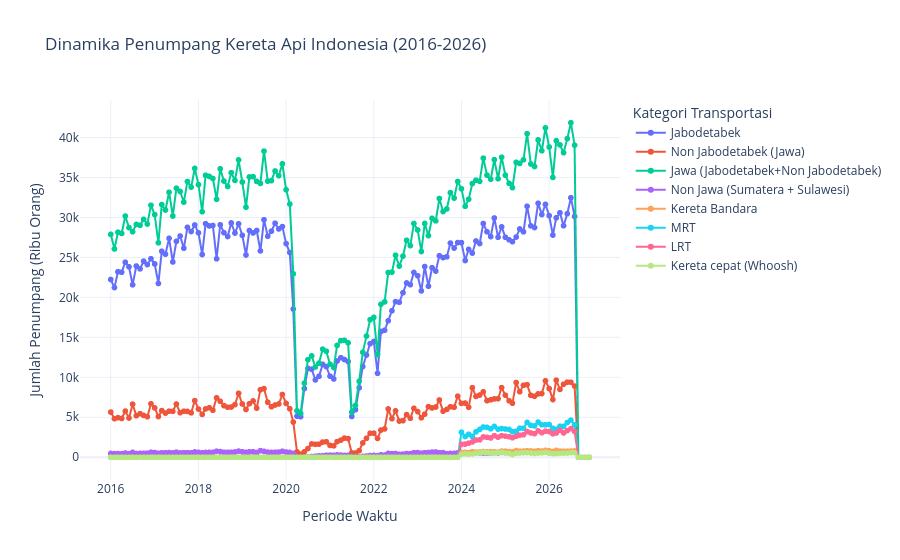

Notebook code cell kept with this figure:
### Code cell
import plotly.express as px
data_utama = data_utama.sort_values('Tanggal')

fig = px.line(
    data_utama[~data_utama['Kategori'].isin(['Total'])],
    x='Tanggal',
    y='Jumlah Penumpang',
    color='Kategori',
    title='Dinamika Penumpang Kereta Api Indonesia (2016-2026)',
    labels={
        'Jumlah Penumpang': 'Jumlah Penumpang (Ribu Orang)',
        'Tanggal': 'Periode Waktu',
    },
    template='plotly_white',
)

fig.update_traces(mode='lines+markers', hovertemplate='%{x}<br>%{y:.0f} ribu')
fig.update_layout(
    hovermode='x unified',
    legend_title_text='Kategori Transportasi',
    font=dict(size=12),
)

fig.show()

### Figure 1 — Plotly figure (JSON) as saved in the notebook; plotly's stock layout.template omitted (floating-point values rounded to 4 significant figures; data arrays with more than 128 entries replaced by an {"elided": "..."} marker saying what was removed)
{"data": [{"hovertemplate": "%{x}<br>%{y:.0f} ribu", "legendgroup": "Jabodetabek", "line": {"color": "#636efa", "dash": "solid"}, "marker": {"symbol": "circle"}, "mode": "lines+markers", "name": "Jabodetabek", "showlegend": true, "type": "scattergl", "x": {"elided": "132 str values"}, "xaxis": "x", "y": {"elided": "132 int values"}, "yaxis": "y"}, {"hovertemplate": "%{x}<br>%{y:.0f} ribu", "legendgroup": "Non Jabodetabek (Jawa)", "line": {"color": "#EF553B", "dash": "solid"}, "marker": {"symbol": "circle"}, "mode": "lines+markers", "name": "Non Jabodetabek (Jawa)", "showlegend": true, "type": "scattergl", "x": {"elided": "132 str values"}, "xaxis": "x", "y": {"elided": "132 int values"}, "yaxis": "y"}, {"hovertemplate": "%{x}<br>%{y:.0f} ribu", "legendgroup": "Jawa (Jabodetabek+Non Jabodetabek)", "line": {"color": "#00cc96", "dash": "solid"}, "marker": {"symbol": "circle"}, "mode": "lines+markers", "name": "Jawa (Jabodetabek+Non Jabodetabek)", "showlegend": true, "type": "scattergl", "x": {"elided": "132 str values"}, "xaxis": "x", "y": {"elided": "132 int values"}, "yaxis": "y"}, {"hovertemplate": "%{x}<br>%{y:.0f} ribu", "legendgroup": "Non Jawa (Sumatera + Sulawesi)", "line": {"color": "#ab63fa", "dash": "solid"}, "marker": {"symbol": "circle"}, "mode": "lines+markers", "name": "Non Jawa (Sumatera + Sulawesi)", "showlegend": true, "type": "scattergl", "x": {"elided": "132 str values"}, "xaxis": "x", "y": {"elided": "132 int values"}, "yaxis": "y"}, {"hovertemplate": "%{x}<br>%{y:.0f} ribu", "legendgroup": "Kereta Bandara", "line": {"color": "#FFA15A", "dash": "solid"}, "marker": {"symbol": "circle"}, "mode": "lines+markers", "name": "Kereta Bandara", "showlegend": true, "type": "scattergl", "x": {"elided": "132 str values"}, "xaxis": "x", "y": {"elided": "132 int values"}, "yaxis": "y"}, {"hovertemplate": "%{x}<br>%{y:.0f} ribu", "legendgroup": "MRT", "line": {"color": "#19d3f3", "dash": "solid"}, "marker": {"symbol": "circle"}, "mode": "lines+markers", "name": "MRT", "showlegend": true, "type": "scattergl", "x": {"elided": "132 str values"}, "xaxis": "x", "y": {"elided": "132 int values"}, "yaxis": "y"}, {"hovertemplate": "%{x}<br>%{y:.0f} ribu", "legendgroup": "LRT", "line": {"color": "#FF6692", "dash": "solid"}, "marker": {"symbol": "circle"}, "mode": "lines+markers", "name": "LRT", "showlegend": true, "type": "scattergl", "x": {"elided": "132 str values"}, "xaxis": "x", "y": {"elided": "132 int values"}, "yaxis": "y"}, {"hovertemplate": "%{x}<br>%{y:.0f} ribu", "legendgroup": "Kereta cepat (Whoosh)", "line": {"color": "#B6E880", "dash": "solid"}, "marker": {"symbol": "circle"}, "mode": "lines+markers", "name": "Kereta cepat (Whoosh)", "showlegend": true, "type": "scattergl", "x": {"elided": "132 str values"}, "xaxis": "x", "y": {"elided": "132 int values"}, "yaxis": "y"}], "layout": {"font": {"size": 12}, "hovermode": "x unified", "legend": {"title": {"text": "Kategori Transportasi"}, "tracegroupgap": 0}, "title": {"text": "Dinamika Penumpang Kereta Api Indonesia (2016-2026)"}, "xaxis": {"anchor": "y", "domain": [0, 1], "title": {"text": "Periode Waktu"}}, "yaxis": {"anchor": "x", "domain": [0, 1], "title": {"text": "Jumlah Penumpang (Ribu Orang)"}}}}
